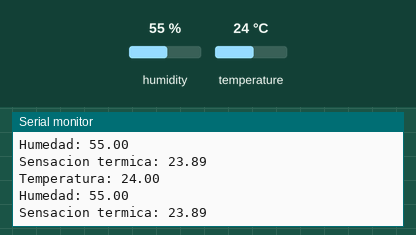
The sketch below on a simulated Arduino Uno, built with avr-gcc and run on an emulated ATmega328P. Parts: the last lines printed to the serial monitor. The test bench sets the inputs (shaded band); at power-on: humidity 55 %, temperature 24 °C.

Above: at 2.8 s.
2.9 s: humidity set to 22 %
At 5.5 s:
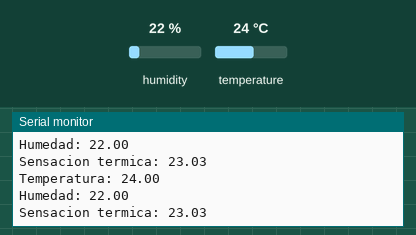
5.6 s: temperature set to 12 °C
At 6.9 s:
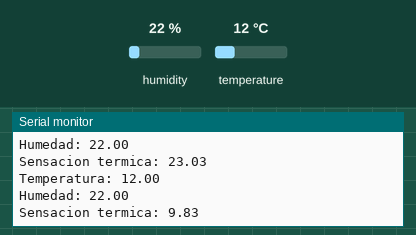
8.3 s: humidity set to 40 %
At 11.7 s:
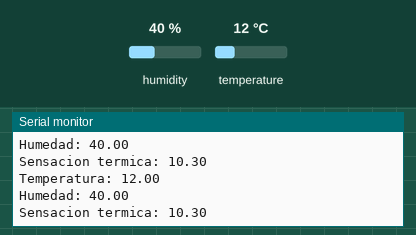
Timing chart, 0 to 13.2 s (numbered marks = the images above; inputs shaded):
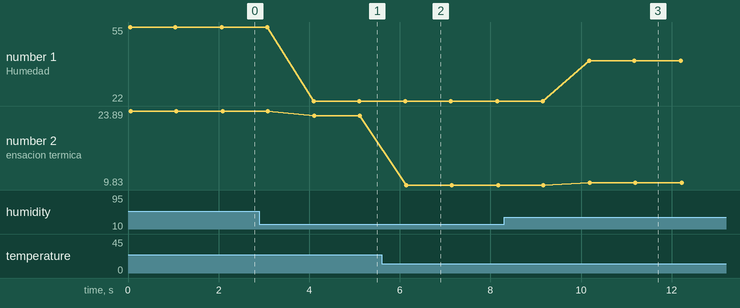

The sketch:

Lectura_principal.ino
```cpp
#include <DHT.h>
#include <DHT_U.h>

DHT sensor (5, DHT11);

float temperatura;
float humedad;
float sensTermica;

void setup() {
  sensor.begin();
  Serial.begin(9600);
}

void loop() {
  // temperatura = sensor.readTemperature(true); // ºF
  temperatura = sensor.readTemperature(); // ºC
  humedad = sensor.readHumidity();
  // sensTermica = sensor.computeHeatIndex(temperatura, humedad); // ºF
  sensTermica = sensor.computeHeatIndex(temperatura, humedad, false); // ºC

  Serial.print("Temperatura: ");
  Serial.println(temperatura);

  Serial.print("Humedad: ");
  Serial.println(humedad);

  Serial.print("Sensacion termica: ");
  Serial.println(sensTermica);

  delay(1000);
}
```

Measured:
- after the input at 2.9 s, the serial monitor: prints a new line after 1.2 s (image 1)
- after the input at 5.6 s, the serial monitor: prints a new line after 0.50 s (image 2)
- after the input at 8.3 s, the serial monitor: prints a new line after 1.9 s (image 3)
- plotted number 1: 55 → 22 after the input at 2.9 s, 22 → 40 after the input at 8.3 s
- plotted number 2: 23.89 → 23.03 after the input at 2.9 s, 23.03 → 9.83 after the input at 5.6 s, 9.83 → 10.3 after the input at 8.3 s
